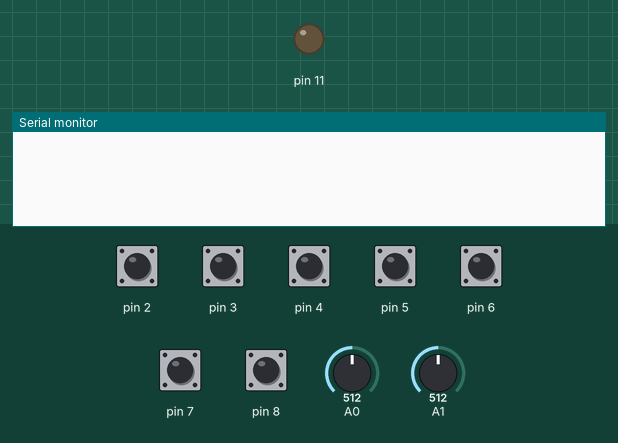
Bench run of a sketch on a simulated Arduino Uno, built with avr-gcc and run on an emulated ATmega328P. Parts: output pins drawn as LEDs (lit = HIGH), the last lines printed to the serial monitor. The test bench sets the inputs (shaded band); at power-on: pin 2–8 HIGH, A0 = 512, A1 = 512. No radio packets arrive unless stated.

Above: at 1.2 s.
1.3 s: pin 2 pulled LOW for 0.25 s
At 2.6 s:
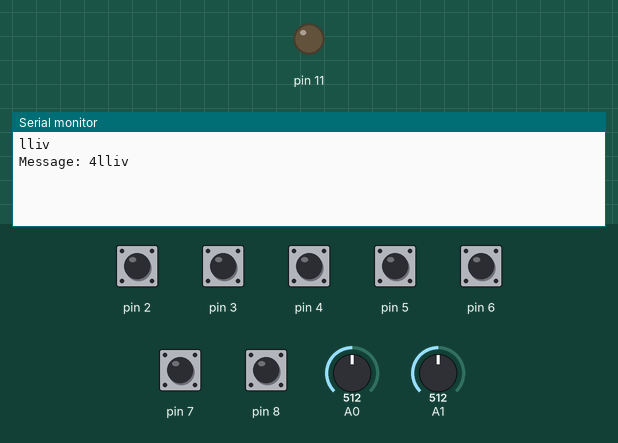
3.0 s: pin 3 pulled LOW for 0.25 s
At 3.8 s:
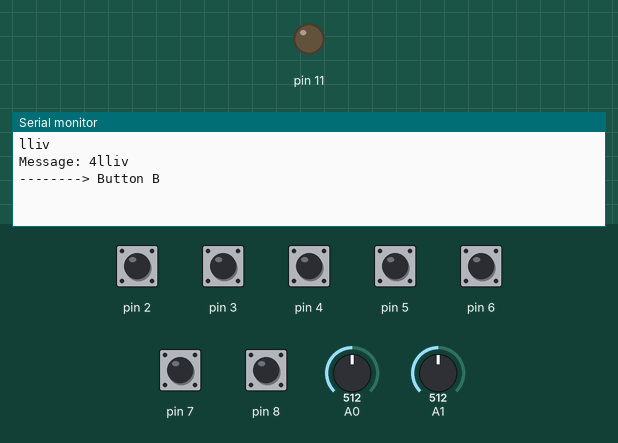
4.7 s: pin 4 pulled LOW for 0.25 s
At 5.5 s:
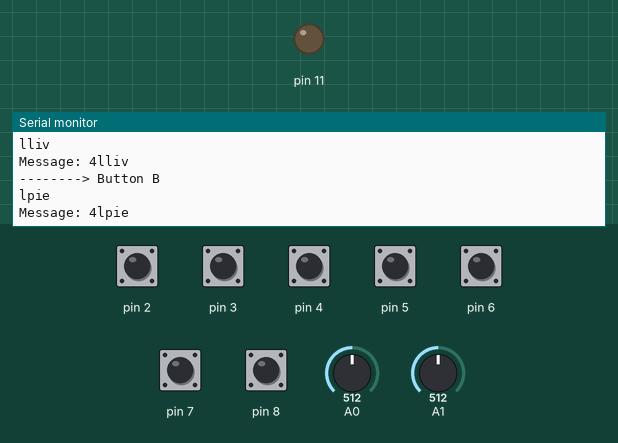
6.4 s: pin 5 pulled LOW for 0.25 s
At 7.6 s:
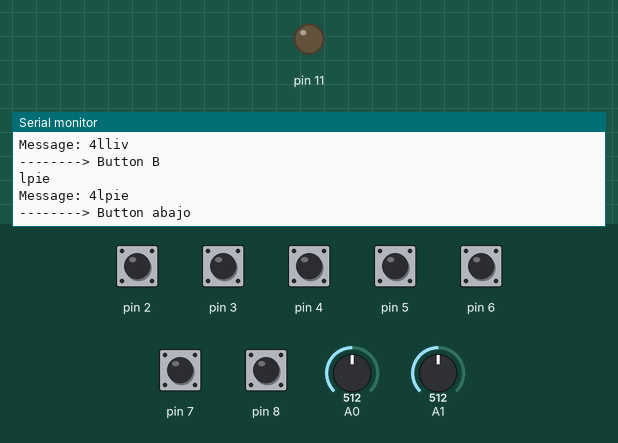
8.1 s: pin 6 pulled LOW for 0.25 s
At 9.1 s:
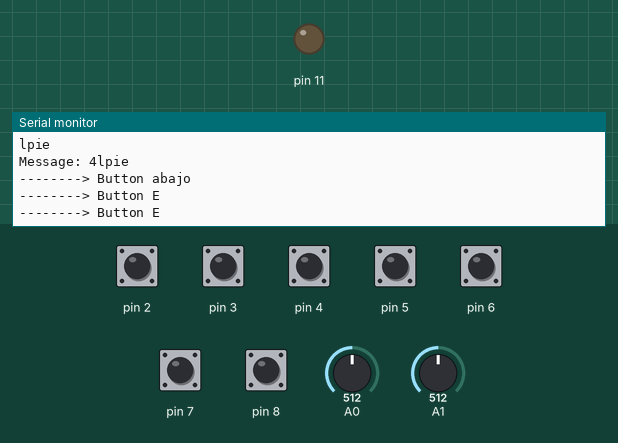
9.8 s: pin 7 pulled LOW for 0.25 s
At 10.4 s:
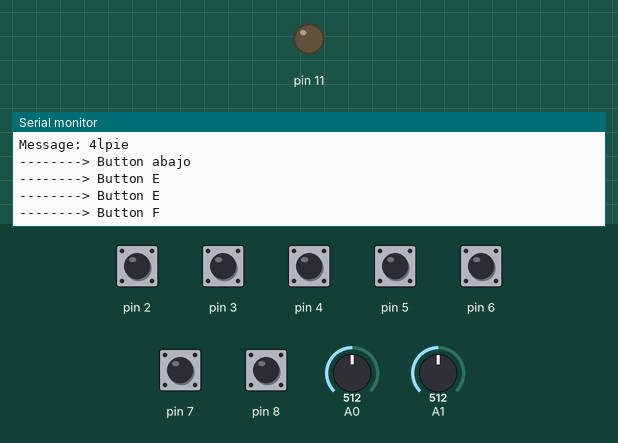

The sketch:

mando_inteligente.ino
```cpp
int FirstShotX , FirstShotY;

#include <RH_ASK.h>
#include <SPI.h>

RH_ASK rf_driver;

void setup()
{
  rf_driver.init();

  pinMode(11, OUTPUT);
  for(int i=2; i<9; i++)
  {
    pinMode(i, INPUT);
    digitalWrite(i, 1);
  }
  Serial.begin(9600);
  FirstShotX = 0;
  FirstShotY = 0;
}

String addStringLenght(String message){
  String messageLenght = String(message.length());
  return messageLenght + message;
}

void sendMessage(String message){
  Serial.println(message);
  message = addStringLenght(message);
  Serial.println("Message: "+message);
  rf_driver.send((uint8_t *)message.c_str(), strlen(message.c_str()));
  rf_driver.waitPacketSent();
}

void loop()
{
  int i, someInt, flag = 0;
  for(i=2; i<9; i++)
  {
    someInt = digitalRead(i);
    if(someInt == 0)
    {
      flag =1;
      break;
    }
  }
  if(flag == 1)
  {
    switch(i)
    {
      case 2: sendMessage("lliv\0"); break;
      case 3: Serial.println("--------> Button B"); break;
      case 4: sendMessage("lpie\0"); break;
      case 5:  Serial.println("--------> Button abajo"); break;
      case 6: Serial.println("--------> Button E"); break;
      case 7: Serial.println("--------> Button F"); break;
      case 8: Serial.println("--------> Button KEY"); break;
      default: break;
    }
    flag=0;
  }
  int sensorValue = analogRead(A0);
  if(FirstShotX == 0)
  {
    FirstShotX = sensorValue;
  }

  sensorValue = analogRead(A1);
  if(FirstShotY == 0)
  {
    FirstShotY = sensorValue;
  }
  delay(200);
}
```

Measured:
- after the input at 1.3 s, the serial monitor: prints a new line after 0.10 s (image 1)
- after the input at 3.0 s, the serial monitor: prints a new line after 0.07 s (image 2)
- after the input at 4.7 s, the serial monitor: prints a new line after 0.17 s (image 3)
- after the input at 6.4 s, the serial monitor: prints a new line after 0.13 s (image 4)
- after the input at 8.1 s, the serial monitor: prints a new line at once (image 5)
- after the input at 9.8 s, the serial monitor: prints a new line after 0.14 s (image 6)
